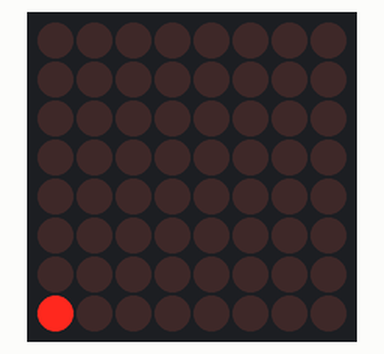
Recording of a sketch running on a simulated Arduino Uno, built with avr-gcc and run on an emulated ATmega328P. Shown: 8×8 LED matrix. Random numbers use the default seed unless the sketch sets one.

Above: at 0.6 s.
At 6.5 s:
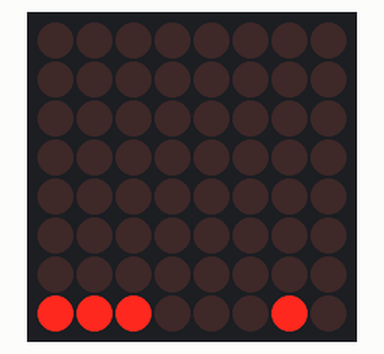
At 9.9 s:
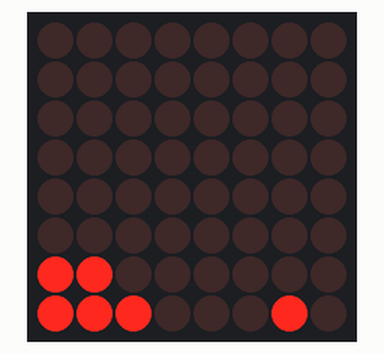
At 16.8 s:
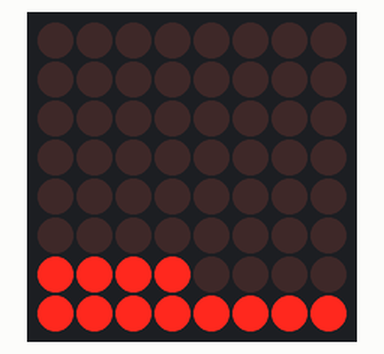
At 24.6 s:
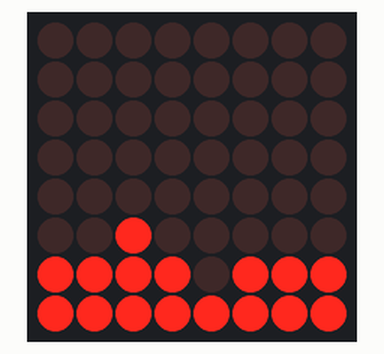
At 36.3 s:
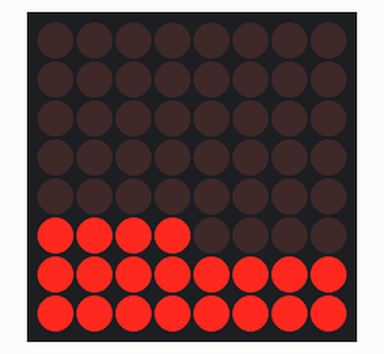

Measured:
- what the display in image 0 shows lasts 2.0 s, from 0.5 s to 2.5 s
- what the display in image 1 shows lasts 2.5 s, from 6.4 s to 8.9 s
- what the display in image 2 shows lasts 1.9 s, from 9.9 s to 11.8 s
- what the display in image 3 shows lasts 2.4 s, from 16.8 s to 19.2 s
- what the display in image 4 shows lasts 5.0 s, from 24.6 s to 29.6 s
- what the display in image 5 shows lasts 3.5 s, from 36.2 s to 39.7 s

The sketch:

Sand-Animation-8x8.ino
```cpp
#include <Wire.h>
#include <Adafruit_GFX.h>
#include <Adafruit_LEDBackpack.h>

Adafruit_8x8matrix matrix = Adafruit_8x8matrix();

bool grid[8][8];

// ===== Adjustable Parameters =====
#define SPAWN_CHANCE 40     // Lower = more sand (1 in X chance per frame)
#define FRAME_DELAY 60      // Lower = faster animation
#define WIND_CHANCE 200     // 0 = no wind, higher = rarer gusts

int windDirection = 0;      // -1 = left, 1 = right, 0 = none
unsigned long lastWindTime = 0;

void setup() {
  matrix.begin(0x70);
  randomSeed(analogRead(A0));
}

void loop() {
  maybeChangeWind();
  spawnSand();
  updatePhysics();
  drawGrid();
  delay(FRAME_DELAY);
}

// ----------------------------
// Spawn new sand at top
// ----------------------------
void spawnSand() {
  if (random(SPAWN_CHANCE) == 0) {
    int col = random(8);
    if (!grid[0][col]) {
      grid[0][col] = true;
    }
  }
}

// ----------------------------
// Sand physics
// ----------------------------
void updatePhysics() {

  // Bottom to top so particles don’t move twice
  for (int row = 6; row >= 0; row--) {
    for (int col = 0; col < 8; col++) {

      if (!grid[row][col]) continue;

      int newCol = col + windDirection;

      // Try straight down
      if (!grid[row + 1][col]) {
        moveSand(row, col, row + 1, col);
      }

      // Randomize diagonal direction for realism
      else {
        bool tryLeftFirst = random(2);

        if (tryLeftFirst) {
          tryDiagonal(row, col, -1);
          tryDiagonal(row, col, 1);
        } else {
          tryDiagonal(row, col, 1);
          tryDiagonal(row, col, -1);
        }
      }
    }
  }
}

// ----------------------------
// Try diagonal movement
// ----------------------------
void tryDiagonal(int row, int col, int dir) {
  int newCol = col + dir;

  if (newCol >= 0 && newCol < 8) {
    if (!grid[row + 1][newCol]) {
      moveSand(row, col, row + 1, newCol);
    }
  }
}

// ----------------------------
// Move particle
// ----------------------------
void moveSand(int fromRow, int fromCol, int toRow, int toCol) {
  grid[fromRow][fromCol] = false;
  grid[toRow][toCol] = true;
}

// ----------------------------
// Optional wind effect
// ----------------------------
void maybeChangeWind() {
  if (random(WIND_CHANCE) == 0) {
    windDirection = random(-1, 2);  // -1, 0, or 1
  }
}

// ----------------------------
// Draw matrix
// ----------------------------
void drawGrid() {
  matrix.clear();

  for (int row = 0; row < 8; row++) {
    for (int col = 0; col < 8; col++) {
      if (grid[row][col]) {
        matrix.drawPixel(col, row, LED_ON);
      }
    }
  }

  matrix.writeDisplay();
}
```
